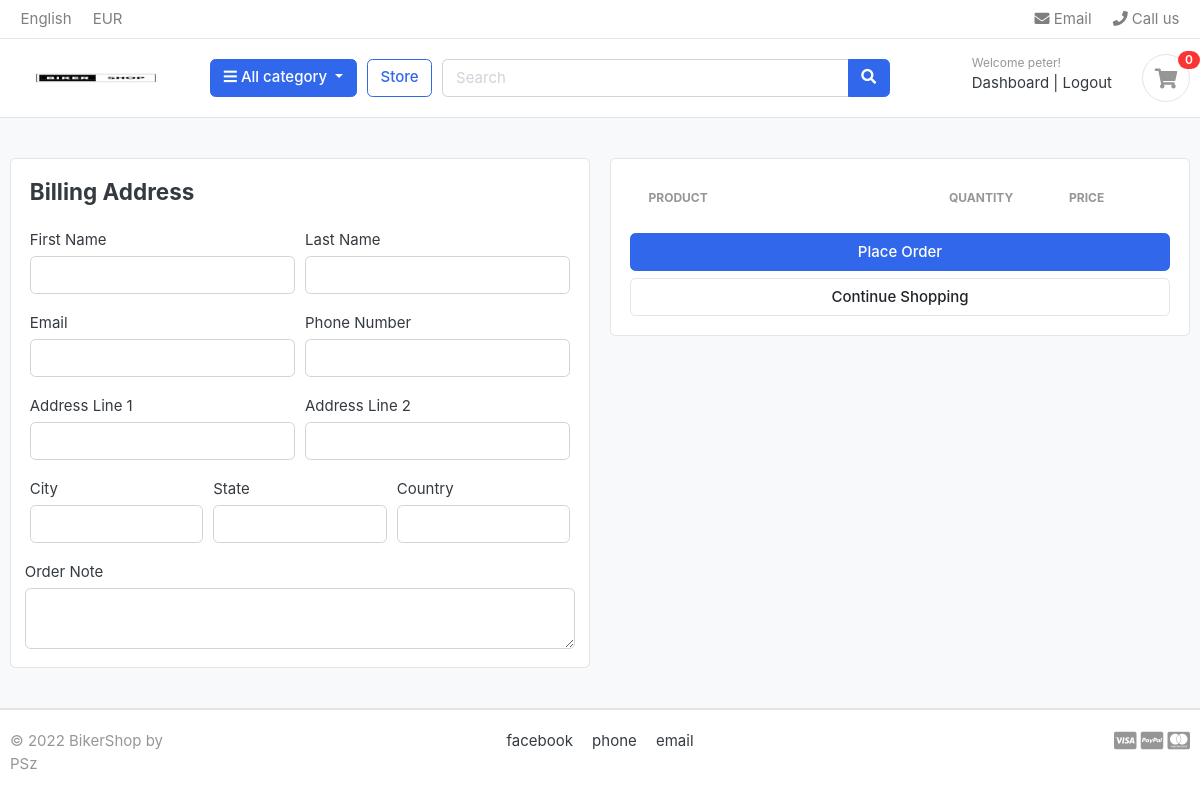
Page /cart/checkout/ (signed in) on the earlier database version.
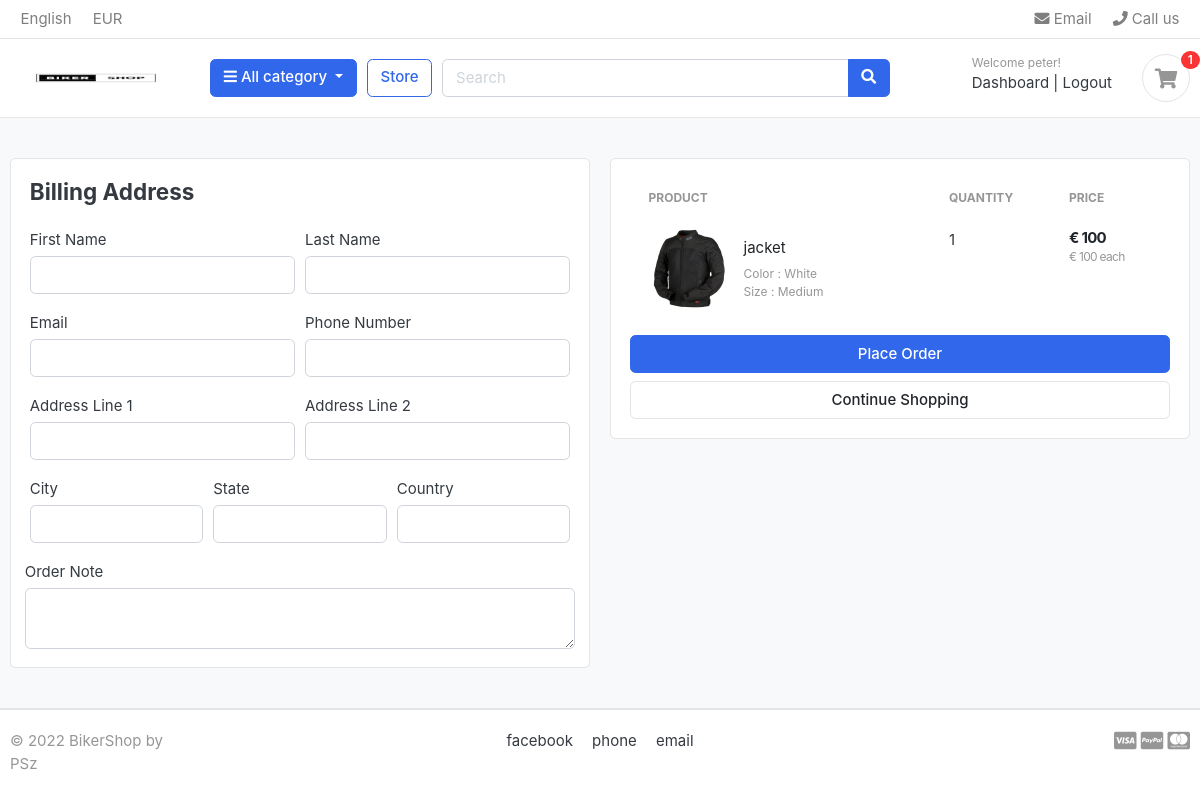
Same page on the later database version.
### carts/models.py (models this page shows, shortened)
class CartItem(models.Model):
    user = models.ForeignKey(Account, on_delete=models.CASCADE, null=True)
    product = models.ForeignKey(Product, on_delete=models.CASCADE)
    variations = models.ManyToManyField(Variation, blank=True)
    cart    = models.ForeignKey(Cart, on_delete=models.CASCADE, null=True)
    quantity = models.IntegerField()
    is_active = models.BooleanField(default=True)
    def sub_total(self):
        return self.product.price * self.quantity

### store/models.py (models this page shows, shortened)
class Product(models.Model):
    product_name    = models.CharField(max_length=200, unique=True)
    slug            = models.SlugField(max_length=200, unique=True)
    description     = models.TextField(max_length=500, blank=True)
    price           = models.IntegerField()
    images          = models.ImageField(upload_to='photos/products')
    stock           = models.IntegerField()
    is_available    = models.BooleanField(default=True)
    category        = models.ForeignKey(Category, on_delete=models.CASCADE)
    created_date    = models.DateTimeField(auto_now_add=True)
    modified_date   = models.DateTimeField(auto_now=True)
    def get_url(self):
        return reverse('product_detail', args=[self.category.slug, self.slug])

class Variation(models.Model):
    product = models.ForeignKey(Product, on_delete=models.CASCADE)
    variation_category = models.CharField(max_length=100, choices=variation_category_choice)
    variation_value     = models.CharField(max_length=100)
    is_active           = models.BooleanField(default=True)
    created_date        = models.DateTimeField(auto_now=True)
    objects = VariationManager()

### carts/views.py (the view)
# urls.py: path('checkout/', views.checkout, name='checkout'),
@login_required(login_url='login')
def checkout(request, total=0, quantity=0, cart_items=None):
    try:
        tax = 0
        grand_total = 0
        if request.user.is_authenticated:
            cart_items = CartItem.objects.filter(user=request.user, is_active=True)
        else:
            cart = Cart.objects.get(cart_id=_cart_id(request))
            cart_items = CartItem.objects.filter(cart=cart, is_active=True)
        for cart_item in cart_items:
            total += (cart_item.product.price * cart_item.quantity)
            quantity += cart_item.quantity
        shipping = (1 * total)/100
        grand_total = total + shipping
    except ObjectDoesNotExist:
        pass #just ignore
    context = {
        'total': total,
        'quantity': quantity,
        'cart_items': cart_items,
        'shipping': shipping,
        'grand_total': grand_total,
    }
    return render(request, 'store/checkout.html', context)

### carts/context_processors.py (called while the page is built)
def counter(request):
    cart_count = 0
    if 'admin' in request.path:
        return {}
    else:
        try:
            cart = Cart.objects.filter(cart_id=_cart_id(request))
            if request.user.is_authenticated:
                cart_items = CartItem.objects.all().filter(user=request.user)
            else:
                cart_items = CartItem.objects.all().filter(cart=cart[:1])
            for cart_item in cart_items:
                cart_count += cart_item.quantity
        except Cart.DoesNotExist:
            cart_count = 0
    return dict(cart_count=cart_count)

### carts/views.py (called while the page is built)
def _cart_id(request):
    cart = request.session.session_key
    if not cart:
        cart = request.session.create()
    return cart

### category/context_processors.py (called while the page is built)
def menu_links(request):
    links = Category.objects.all()
    return dict(links=links)

### category/models.py (called while the page is built)
    def get_url(self):
        return reverse('products_by_category', args=[self.slug])

### templates/store/checkout.html (shortened to what this page needs)
{% extends 'base.html' %}
{% load static %}
{% block content %}
<section class="section-content padding-y bg">
<div class="container">
<div class="row">
	<aside class="col-lg-6">
<div class="card">
  <div class="card-body">
    <h4 class="card-title mb-4">Billing Address</h4>
    <form action="{% url 'place_order' %}" method="POST">
      <div class="form-row">
        <div class="col form-group">
          <label for="">First Name</label>
          <input type="text" name="first_name" class="form-control" required>
        </div>
        <div class="col form-group">
          <label for="">Last Name</label>
          <input type="text" name="last_name" class="form-control" required>
        </div>
      </div>
      <div class="form-row">
        <div class="col form-group">
          <label for="">Email</label>
          <input type="email" name="email" class="form-control" required>
        </div>
        <div class="col form-group">
          <label for="">Phone Number</label>
          <input type="text" name="phone" class="form-control" required>
        </div>
      </div>
      <div class="form-row">
        <div class="col form-group">
          <label for="">Address Line 1</label>
          <input type="text" name="address_line_1" class="form-control" required>
        </div>
        <div class="col form-group">
          <label for="">Address Line 2</label>
          <input type="text" name="address_line_2" class="form-control">
        </div>
      </div>
      <div class="form-row">
        <div class="col form-group">
          <label for="">City</label>
          <input type="text" name="city" class="form-control" required>
        </div>
        <div class="col form-group">
          <label for="">State</label>
          <input type="text" name="state" class="form-control" required>
        </div>
        <div class="col form-group">
          <label for="">Country</label>
          <input type="text" name="country" class="form-control" required>
        </div>
        </div>
        <div class="form-row">
          <label for="">Order Note</label>
          <textarea name="order_note" rows="2" class="form-control"></textarea>
        </div>
  </div>
</div>
	</aside>
	<aside class="col-lg-6">
		<div class="card">
		<div class="card-body">
      <table class="table table-borderless table-shopping-cart">
      <thead class="text-muted">
      <tr class="small text-uppercase">
        <th scope="col">Product</th>
        <th scope="col" width="120">Quantity</th>
        <th scope="col" width="120">Price</th>
      </tr>
      </thead>
      <tbody>
      {% for cart_item in cart_items %}
      <tr>
      	<td>
      		<figure class="itemside align-items-center">
      			<div class="aside"><img src="{{ cart_item.product.images.url }}" class="img-sm"></div>
      			<figcaption class="info">
      				<a href="{{ cart_item.product.get_url }}" class="title text-dark">{{ cart_item.product.product_name }}</a>
      				<p class="text-muted small">
      					{% if cart_item.variations.all %}
      						{% for item in cart_item.variations.all %}
      							{{ item.variation_category | capfirst }} : {{ item.variation_value | capfirst }} <br>
      						{% endfor %}
      					{% endif %}
      				</p>
      			</figcaption>
      		</figure>
      	</td>
      	<td>
      				<label for="">{{cart_item.quantity}}</label>
      	</td>
      	<td>
      		<div class="price-wrap">
      			<var class="price">€ {{ cart_item.sub_total }}</var>
      			<small class="text-muted"> € {{ cart_item.product.price }} each </small>
      		</div>
      	</td>
      </tr>
      {% endfor %}
      </tbody>
      </table>
      <button type="submit" name="submit" class="btn btn-primary btn-block">Place Order</button>
			<a href="{% url 'store' %}" class="btn btn-light btn-block">Continue Shopping</a>
		</div>
		</div>
</aside>
</div>
</div>
</section>
{% endblock %}

### templates/includes/navbar.html (shortened to what this page needs)
{% load static %}
<header class="section-header">
    <nav class="navbar p-md-0 navbar-expand-sm navbar-light border-bottom">
    <div class="container">
      <div class="collapse navbar-collapse" id="navbarTop4">
        <ul class="navbar-nav mr-auto">
            <li class="nav-item dropdown">
                 <a href="#" class="nav-link">   English </a>
            </li>
            <li class="nav-item dropdown">
                <a href="#" class="nav-link"> EUR </a>
            </li>
        </ul>
        <ul class="navbar-nav">
            <li><a href="#" class="nav-link"> <i class="fa fa-envelope"></i> Email </a></li>
            <li><a href="#" class="nav-link"> <i class="fa fa-phone"></i> Call us </a></li>
        </ul>
      </div>
    </div>
    </nav>
    <section class="header-main border-bottom">
        <div class="container">
    <div class="row align-items-center">
        <div class="col-lg-2 col-md-3 col-6">
            <a href="{% url 'store' %}" class="brand-wrap">
                <img class="logo" src="{% static './images/logo.png' %}">
            </a>
        </div>
        <div class="col-lg col-sm col-md col-6 flex-grow-0">
            <div class="category-wrap dropdown d-inline-block float-right">
                <button type="button" class="btn btn-primary dropdown-toggle" data-toggle="dropdown">
                    <i class="fa fa-bars"></i> All category
                </button>
            </div>
        </div>
        <a href="{% url 'store' %}" class="btn btn-outline-primary">Store</a>
        <div class="col-lg  col-md-6 col-sm-12 col">
            <form action="{% url 'search' %}" class="search" method='GET'>
                <div class="input-group w-100">
                    <input type="text" class="form-control" style="width:60%;" placeholder="Search" name="keyword">
                    <div class="input-group-append">
                      <button class="btn btn-primary" type="submit">
                        <i class="fa fa-search"></i>
                      </button>
                    </div>
                </div>
            </form>
        </div>
        <div class="col-lg-3 col-sm-6 col-8 order-2 order-lg-3">
                    <div class="d-flex justify-content-end mb-3 mb-lg-0">
                        {% if user.id is None %}
                        <div class="widget-header">
                            <small class="title text-muted">Welcome guest!</small>
                            <div>
                                <a href="{% url 'login' %}">Sign in</a> <span class="dark-transp"> | </span>
                                <a href="{% url 'register' %}"> Register</a>
                            </div>
                        </div>
                        {% else %}
                        <div class="widget-header">
                            <small class="title text-muted">Welcome {{user.first_name}}!</small>
                            <div>
                                <a href="{% url 'dashboard' %}">Dashboard</a> <span class="dark-transp"> | </span>
                                <a href="{% url 'logout' %}">Logout</a>
                            </div>
                        </div>
                        {% endif %}
                        <a href="{% url 'cart' %}" class="widget-header pl-3 ml-3">
                            <div class="icon icon-sm rounded-circle border"><i class="fa fa-shopping-cart"></i></div>
                            <span class="badge badge-pill badge-danger notify">{{ cart_count }}</span>
                        </a>
                    </div>
                </div>
    </div>
        </div>
    </section>
</header>

Differences in the rows shown:
added CartItem: product.images (picture), product.product_name "jacket", quantity "1", sub_total "100", product.price "100"
now on this page (row unchanged): Variation: variation_category "Color", variation_value "White"
now on this page (row unchanged): Variation: variation_category "Size", variation_value "Medium"
Other differences:
{{ cart_count }}: "0" → "1"
